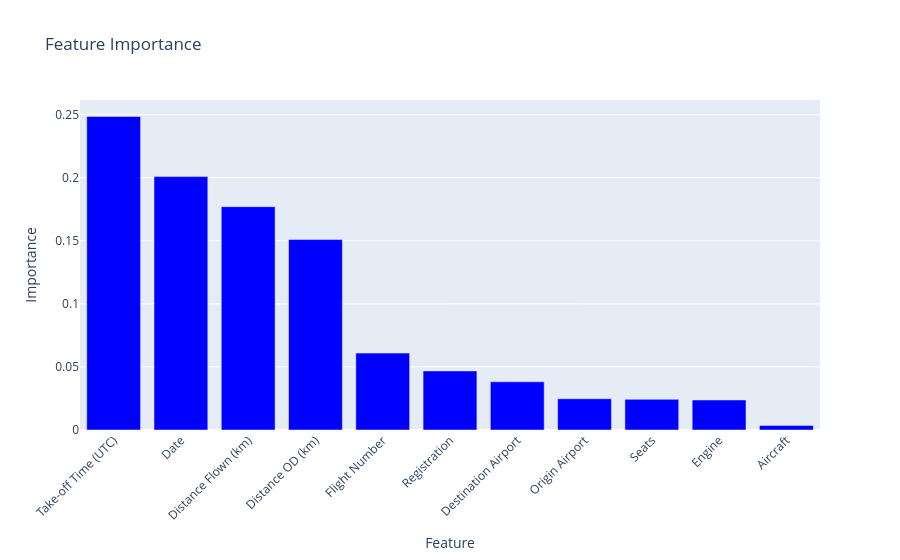

Notebook code for this chart:
### Markdown cell above
## Random Forest

### Code cell
# Same with random forest regressor
from sklearn.ensemble import RandomForestRegressor

# define the model
model = RandomForestRegressor()
# define the parameter grid for RandomizedSearchCV
param_dist = {
    "n_estimators": randint(50, 200),
    "max_depth": randint(2, 10),
    "min_samples_split": randint(2, 10),
    "min_samples_leaf": randint(1, 10),
    "max_features": ["auto", "sqrt"],
}
# perform Randomized search with cross validation
grid_search = RandomizedSearchCV(
    model,
    param_distributions=param_dist,
    n_iter=10,
    scoring="neg_mean_squared_error",
    cv=KFold(n_splits=5, shuffle=True, random_state=42),
    verbose=1,
    n_jobs=-1,
)
grid_search.fit(X_train, y_train)
print("Best parameters: ", grid_search.best_params_)
print("Best score: ", grid_search.best_score_)
# fit the model with the best parameters
model = grid_search.best_estimator_
model.fit(X_train, y_train)
# make predictions on the test set
y_pred = model.predict(X_test)
# calculate the mean squared error and r squared
mse = mean_squared_error(y_test, y_pred)
rmse = np.sqrt(mse)
r2 = r2_score(y_test, y_pred)
print("Mean squared error: ", mse)
print("Root mean squared error: ", rmse)
print("R squared: ", r2)
# plot feature importance
importances = model.feature_importances_
indices = np.argsort(importances)[::-1]
fig = px.bar(
    y=importances[indices],
    x=data[input_features].columns[indices],
    labels={"x": "Feature", "y": "Importance"},
    title="Feature Importance",
)
fig.update_traces(marker_color="blue")
fig.update_layout(xaxis_tickangle=-45)
fig.show()

### Figure 1 — Plotly figure (JSON) as saved in the notebook; plotly's stock layout.template omitted (floating-point values rounded to 4 significant figures)
{"data": [{"hovertemplate": "Feature=%{x}<br>Importance=%{y}<extra></extra>", "legendgroup": "", "marker": {"color": "blue", "pattern": {"shape": ""}}, "name": "", "orientation": "v", "showlegend": false, "textposition": "auto", "type": "bar", "x": ["Take-off Time (UTC)", "Date", "Distance Flown (km)", "Distance OD (km)", "Flight Number", "Registration", "Destination Airport", "Origin Airport", "Seats", "Engine", "Aircraft"], "xaxis": "x", "y": [0.2485, 0.2009, 0.1771, 0.151, 0.06097, 0.04685, 0.03823, 0.02477, 0.02431, 0.0238, 0.003593], "yaxis": "y"}], "layout": {"barmode": "relative", "legend": {"tracegroupgap": 0}, "title": {"text": "Feature Importance"}, "xaxis": {"anchor": "y", "domain": [0, 1], "tickangle": -45, "title": {"text": "Feature"}}, "yaxis": {"anchor": "x", "domain": [0, 1], "title": {"text": "Importance"}}}}
